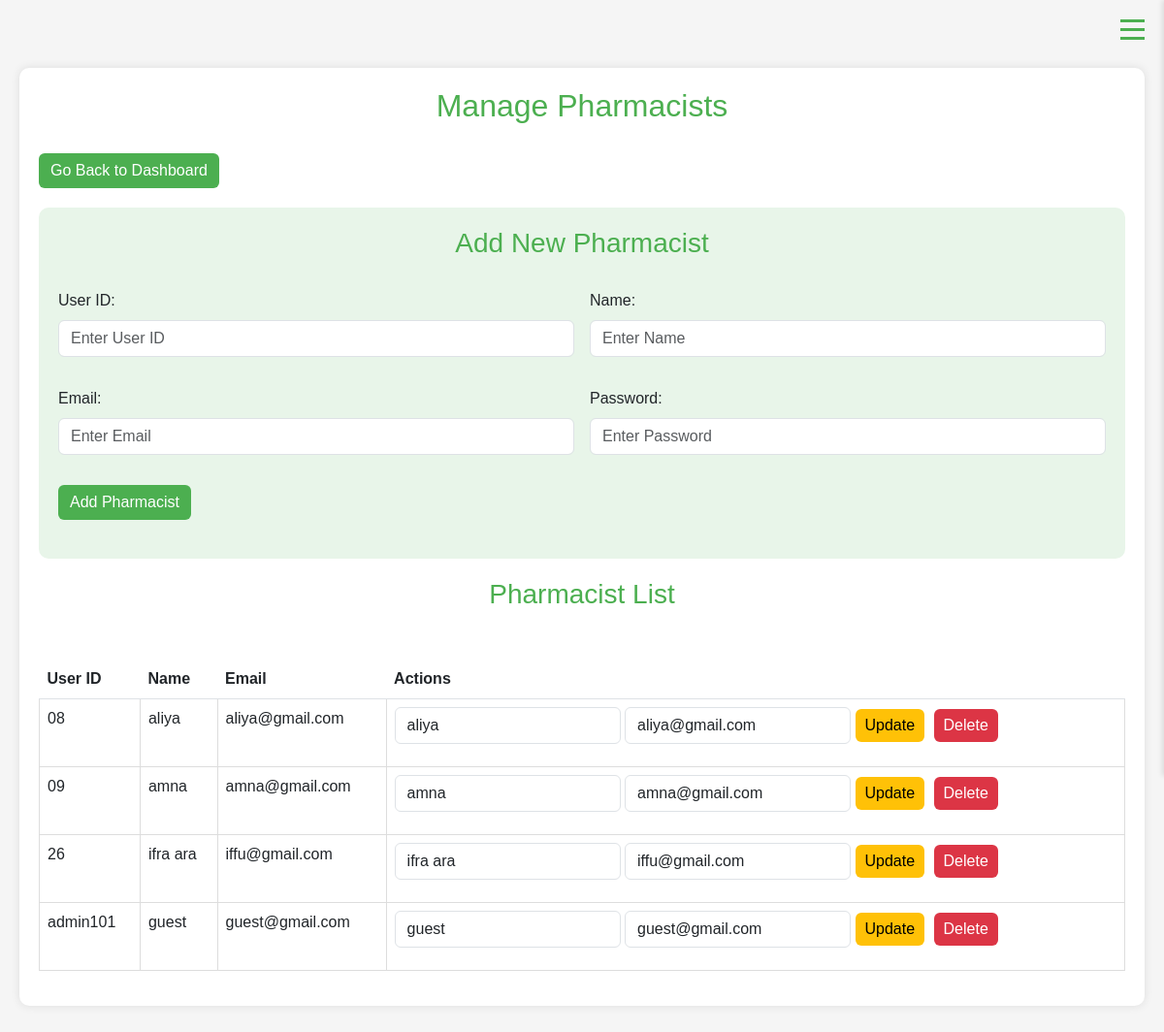
Screenshot of /manage_pharmacist.php (signed in) with the database file from the repository.
### tables this page shows
CREATE TABLE `users` (
  `userid` varchar(50) NOT NULL,
  `name` varchar(100) NOT NULL,
  `email` varchar(100) NOT NULL,
  `password` varchar(255) NOT NULL
);

### manage_pharmacist.php (the view, shortened to what this page needs)
<?php
$conn = new mysqli("localhost", "root", "", "pharmastock");
$result = $conn->query("SELECT * FROM users");
?>
<!DOCTYPE html>
<html lang="en">
<head>
    <link href="https://cdn.jsdelivr.net/npm/bootstrap@5.3.0/dist/css/bootstrap.min.css" rel="stylesheet">
</head>
<body>
    <div class="menu-toggle">
        <div class="menu-line"></div>
        <div class="menu-line"></div>
        <div class="menu-line"></div>
    </div>
    <div class="container">
        <h2>Manage Pharmacists</h2>
        <button class="btn btn-primary" onclick="window.location.href='dashboard.php'">Go Back to Dashboard</button>
        <div class="pharmacist-form">
            <h3>Add New Pharmacist</h3>
            <form method="post" class="row g-3">
                <div class="col-md-6">
                    <label for="userid" class="form-label">User ID:</label>
                    <input type="text" class="form-control" id="userid" name="userid" placeholder="Enter User ID" required onblur="checkUserId()">
                </div>
                <div class="col-md-6">
                    <label for="name" class="form-label">Name:</label>
                    <input type="text" class="form-control" id="name" name="name" placeholder="Enter Name" required pattern="[A-Za-z\s]+"
                    title="Only alphabets are allowed">
                </div>
                <div class="col-md-6">
                    <label for="email" class="form-label">Email:</label>
                    <input type="email" class="form-control" id="email" name="email" placeholder="Enter Email" required>
                </div>
                <div class="col-md-6">
                    <label for="password" class="form-label">Password:</label>
                    <input type="password" class="form-control" id="password" name="password" placeholder="Enter Password" required>
                </div>
                <div class="col-12">
                    <button type="submit" class="btn btn-primary" name="add_pharmacist">Add Pharmacist</button>
                </div>
            </form>
        </div>
        <h3>Pharmacist List</h3>
        <div class="table-responsive">
            <table class="table">
                <thead>
                    <tr>
                        <th>User ID</th>
                        <th>Name</th>
                        <th>Email</th>
                        <th>Actions</th>
                    </tr>
                </thead>
                <tbody>
                    <?php while ($row = $result->fetch_assoc()): ?>
                    <tr>
                        <td><?php echo $row['userid']; ?></td>
                        <td><?php echo $row['name']; ?></td>
                        <td><?php echo $row['email']; ?></td>
                        <td>
                            <form method="post" style="display:inline;">
                                <input type="text" class="form-control d-inline-block w-auto" name="name" value="<?php echo $row['name']; ?>" required pattern="[A-Za-z\s]+"
                                title="Only alphabets are allowed">
                                <input type="email" class="form-control d-inline-block w-auto" name="email" value="<?php echo $row['email']; ?>" >
                                <button type="submit" class="btn btn-update" name="update_pharmacist">Update</button>
                            </form>
                            <form method="post" style="display:inline;">
                                <button type="submit" class="btn btn-delete" name="delete_pharmacist" onclick="return confirm('Are you sure you want to delete this pharmacist?')">Delete</button>
                            </form>
                        </td>
                    </tr>
                    <?php endwhile; ?>
                </tbody>
            </table>
        </div>
    </div>
</body>
</html>

### manage_pharmacist.php (style rules this page uses)
body { background-color: #f5f5f5; font-family: Arial, sans-serif; padding: 20px; }
.container { max-width: 1200px; margin: 50px auto; padding: 20px; background: white; border-radius: 10px; box-shadow: 0 0 10px rgba(0,0,0,0.1); }
h2, h3 { color: #4CAF50; text-align: center; margin-bottom: 30px; }
.form-control { margin-bottom: 15px; }
.btn-primary { background-color: #4CAF50; border: none; margin-bottom: 20px; }
table { width: 100%; margin-top: 20px; background: white; border-collapse: collapse; }
th { background-color: #4CAF50; color: white; padding: 12px; }
td { padding: 12px; border: 1px solid #ddd; }
.btn-update { background-color: #ffc107; color: black; border: none; padding: 5px 10px; margin-right: 5px; }
.btn-delete { background-color: #dc3545; color: white; border: none; padding: 5px 10px; }
.pharmacist-form { background: #E8F5E9; padding: 20px; border-radius: 10px; margin-bottom: 20px; }
.menu-toggle { position: fixed; top: 20px; right: 20px; cursor: pointer; z-index: 2001; display: flex; flex-direction: column; gap: 6px; }
.menu-line { width: 25px; height: 3px; background: #4CAF50; transition: all 0.3s ease; }

### rows the page displays
users: userid "08", name "aliya", email "aliya@gmail.com"
users: userid "09", name "amna", email "amna@gmail.com"
users: userid "26", name "ifra ara", email "iffu@gmail.com"
users: userid "admin101", name "guest", email "guest@gmail.com"
